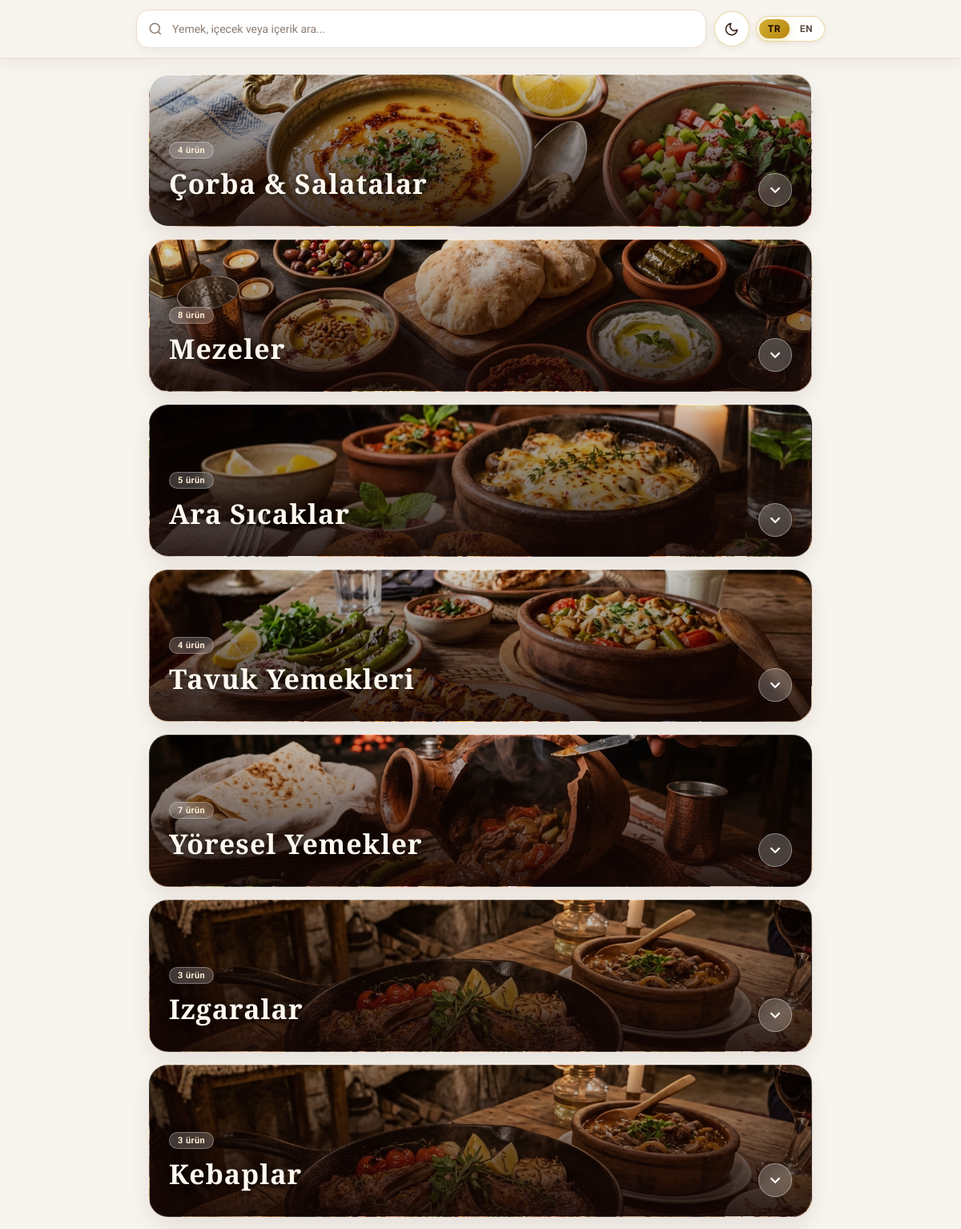
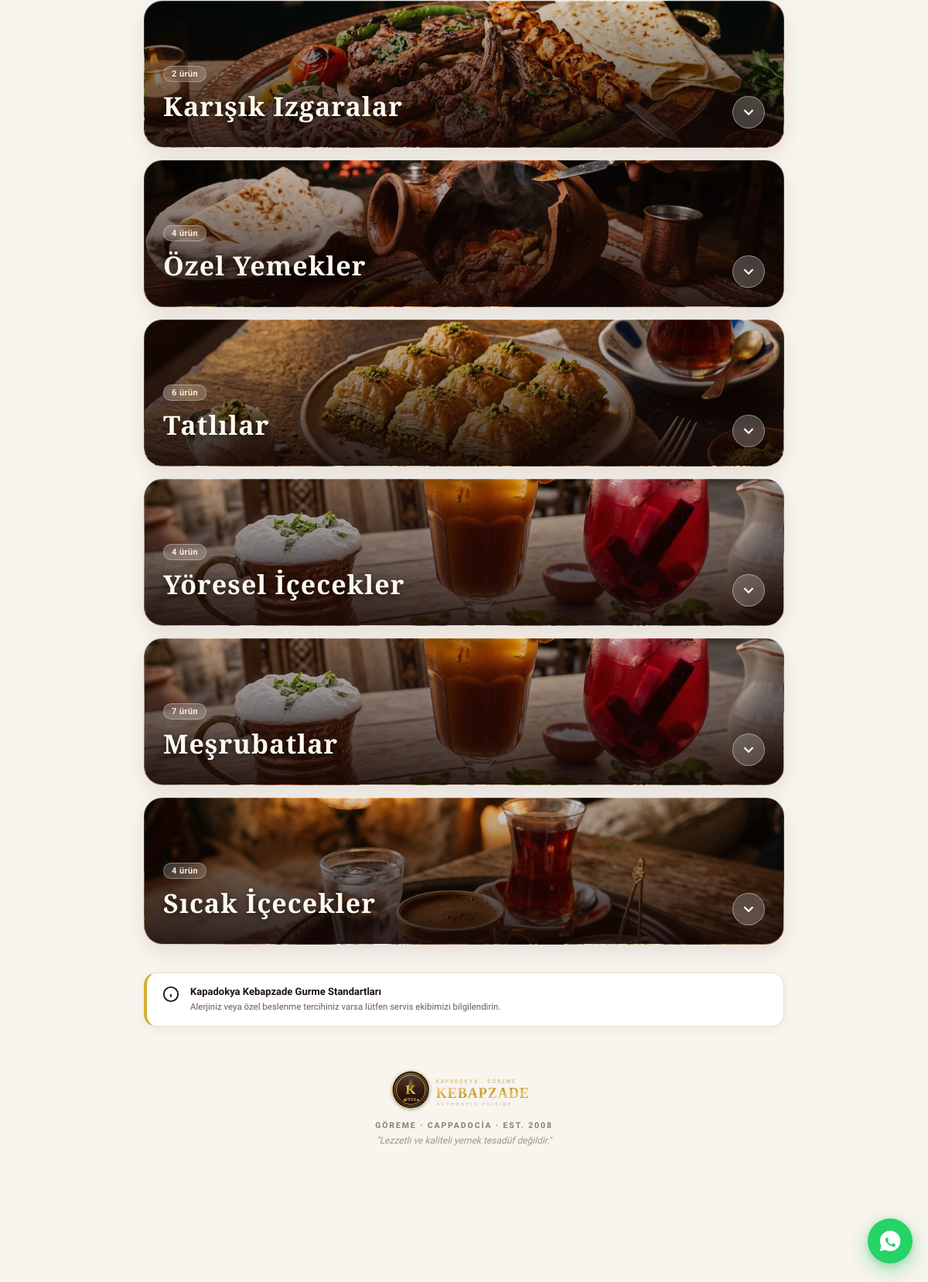
/qr-menu.php, run on the app's committed database (2 pictures, top to bottom).
### tables this page shows
CREATE TABLE `categories` (
  `id` int unsigned NOT NULL AUTO_INCREMENT,
  `name_tr` varchar(160) NOT NULL,
  `name_en` varchar(160) DEFAULT NULL,
  `slug` varchar(190) NOT NULL,
  `description_tr` text,
  `description_en` text,
  `image_path` varchar(255) DEFAULT NULL,
  `sort_order` int NOT NULL DEFAULT '0',
  `is_active` tinyint(1) NOT NULL DEFAULT '1',
  `created_at` timestamp NULL DEFAULT CURRENT_TIMESTAMP,
  `updated_at` timestamp NULL DEFAULT CURRENT_TIMESTAMP ON UPDATE CURRENT_TIMESTAMP,
  PRIMARY KEY (`id`),
  UNIQUE KEY `slug` (`slug`),
  KEY `idx_cat_sort` (`is_active`,`sort_order`)
);

CREATE TABLE `settings` (
  `key` varchar(120) NOT NULL,
  `value` text,
  PRIMARY KEY (`key`)
);

### app/functions.php (called while the page is built, shortened)
<?php
function e(?string $value): string {
    return htmlspecialchars((string)$value, ENT_QUOTES | ENT_SUBSTITUTE, 'UTF-8');
}
function base_url(string $path = ''): string {
    global $config;
    $base = rtrim((string)($config['app']['base_url'] ?? ''), '/');
    if ($base === '') {
        $protoHeader = trim(explode(',', (string)($_SERVER['HTTP_X_FORWARDED_PROTO'] ?? ''))[0] ?? '');
        $proto = strtolower($protoHeader) === 'https' || (!empty($_SERVER['HTTPS']) && $_SERVER['HTTPS'] !== 'off') ? 'https' : 'http';
        $hostHeader = trim(explode(',', (string)($_SERVER['HTTP_X_FORWARDED_HOST'] ?? $_SERVER['HTTP_HOST'] ?? ''))[0] ?? '');
        if ($hostHeader !== '' && preg_match('/^[A-Za-z0-9.-]+(?::[0-9]{1,5})?$/', $hostHeader)) {
            $base = $proto . '://' . $hostHeader;
        }
    }
    return $base !== '' ? $base . '/' . ltrim($path, '/') : '/' . ltrim($path, '/');
}
function setting(PDO $pdo, string $key, string $default = ''): string {
    static $cache = [];
    try {
        $q = $pdo->prepare('SELECT value FROM settings WHERE `key` = ? LIMIT 1');
        $q->execute([$key]);
        $v = $q->fetchColumn();
        $cache[$key] = $v === false ? $default : (string)$v;
        return (string)$cache[$key];
    } catch (Throwable $e) {
        return $default;
    }
}
function lang(): string {
    return ($_SESSION['site_lang'] ?? 'tr') === 'en' ? 'en' : 'tr';
}
function image_url(?string $path): string {
    return base_url($path);
}

### qr-menu.php (the view, shortened to what this page needs)
<?php
require __DIR__ . '/app/bootstrap.php';
$L = lang();
$nameCol = $L === 'en' ? 'name_en' : 'name_tr';
$restaurant = setting($pdo, 'restaurant_name', 'Kapadokya Kebapzade Restaurant');
$logo = image_url(setting($pdo, 'logo_image', '/assets/images/logo.svg'));
$phone = setting($pdo, 'phone', '+90 384 271 30 12');
$whatsapp = preg_replace('/\D+/', '', setting($pdo, 'whatsapp', '903842713012'));
$tableParam = trim((string)($_GET['table'] ?? ''));
$cats = $pdo->query('SELECT * FROM categories WHERE is_active=1 ORDER BY sort_order,id')->fetchAll();
$itemQ = $pdo->prepare('SELECT * FROM items WHERE category_id=? AND is_active=1 ORDER BY sort_order,id');
$t = [
    'menu' => $L === 'en' ? 'Digital Menu' : 'Dijital Menü',
    'search' => $L === 'en' ? 'Search dishes, drinks or ingredients...' : 'Yemek, içecek veya içerik ara...',
    'none' => $L === 'en' ? 'No dishes match your search.' : 'Aramanıza uygun ürün bulunamadı.',
    'items' => $L === 'en' ? 'dishes' : 'ürün',
    'featured' => $L === 'en' ? 'Chef’s Signature' : 'Şefin İmzası',
    'veg' => $L === 'en' ? 'Vegetarian' : 'Vejetaryen',
    'spicy' => $L === 'en' ? 'Spicy' : 'Acılı',
    'allergen' => $L === 'en' ? 'Please inform our service team regarding food allergies and dietary preferences.' : 'Alerjiniz veya özel beslenme tercihiniz varsa lütfen servis ekibimizi bilgilendirin.',
    'filter_all' => $L === 'en' ? 'All' : 'Tümü',
    'filter_featured' => $L === 'en' ? 'Signature' : 'İmza Lezzetler',
    'filter_spicy' => $L === 'en' ? 'Spicy' : 'Acılı',
    'filter_veg' => $L === 'en' ? 'Vegetarian' : 'Vejetaryen',
    'table_prefix' => $L === 'en' ? 'Table' : 'Masa',
    'wifi_copied' => $L === 'en' ? 'Wi-Fi password copied!' : 'Wi-Fi şifresi kopyalandı!',
    'tap_to_zoom' => $L === 'en' ? 'Tap photo to zoom' : 'Fotoğrafı büyütmek için dokunun',
];
?>
<!doctype html>
<html lang="<?=$L?>">
<head>
<link rel="stylesheet" href="<?=e(base_url('/assets/css/qr-menu.css?v=' . filemtime(__DIR__ . '/assets/css/qr-menu.css')))?>">
</head>
<body class="menu-page">
<div class="menu-sticky-dock">
  <div class="search-wrap-unified">
    <div class="search-input-shell">
      <svg class="search-icon" viewBox="0 0 24 24" fill="none" stroke="currentColor" stroke-width="2">
        <circle cx="11" cy="11" r="8"></circle>
        <line x1="21" y1="21" x2="16.65" y2="16.65"></line>
      </svg>
      <input type="search" data-menu-search placeholder="<?=e($t['search'])?>" autocomplete="off" spellcheck="false">
    </div>
    <div class="search-meta-actions">
      <button type="button" class="theme-toggle-btn" data-theme-toggle title="<?= $L === 'en' ? 'Toggle Dark / Light Theme' : 'Aydınlık / Karanlık Mod' ?>" aria-label="<?= $L === 'en' ? 'Toggle Theme' : 'Görünüm Modunu Değiştir' ?>">
        <span class="theme-icon-moon" aria-hidden="true">
          <svg viewBox="0 0 24 24" fill="none" stroke="currentColor" stroke-width="2" stroke-linecap="round" stroke-linejoin="round"><path d="M21 12.79A9 9 0 1 1 11.21 3 7 7 0 0 0 21 12.79z"></path></svg>
        </span>
      </button>
      <nav class="menu-languages" aria-label="Language Switch">
        <a class="<?=$L === 'tr' ? 'active' : ''?>" href="?lang=tr<?= $tableParam ? '&table='.urlencode($tableParam) : '' ?>">TR</a>
        <a class="<?=$L === 'en' ? 'active' : ''?>" href="?lang=en<?= $tableParam ? '&table='.urlencode($tableParam) : '' ?>">EN</a>
      </nav>
    </div>
  </div>
</div>
<main class="menu-content-wrap">
  <div class="category-sections-list">
    <?php foreach ($cats as $cat):
      $itemQ->execute([$cat['id']]);
      $items = $itemQ->fetchAll();
      $catName = $cat[$nameCol] ?: $cat['name_tr'];
      $cover = image_url($cat['image_path'] ?? '');
      $catSearch = $cat['name_tr'].' '.$cat['name_en'].' '.$cat['description_tr'].' '.$cat['description_en'];
    ?>
    <section class="menu-category-section" id="cat-<?=e($cat['slug'])?>" data-category data-category-search="<?=e($catSearch)?>">
      <button type="button" class="category-hero-card" data-category-toggle aria-expanded="false" style="--cat-bg:url('<?=e($cover)?>')">
        <div class="cat-overlay"></div>
        <div class="cat-hero-info">
          <div class="cat-badge-line">
            <span class="cat-count-badge"><?=count($items)?> <?=e($t['items'])?></span>
          </div>
          <h2 class="cat-hero-title"><?=e($catName)?></h2>
        </div>
        <div class="cat-toggle-indicator" aria-hidden="true">
          <svg class="chevron-icon" viewBox="0 0 24 24" fill="none" stroke="currentColor" stroke-width="2.5"><polyline points="6 9 12 15 18 9"></polyline></svg>
        </div>
      </button>
    </section>
    <?php endforeach; ?>
  </div>
  <aside class="allergen-box">
    <div class="allergen-icon">
      <svg width="22" height="22" viewBox="0 0 24 24" fill="none" stroke="currentColor" stroke-width="2"><circle cx="12" cy="12" r="10"></circle><line x1="12" y1="16" x2="12" y2="12"></line><line x1="12" y1="8" x2="12.01" y2="8"></line></svg>
    </div>
    <div class="allergen-content">
      <strong>Kapadokya Kebapzade Gurme Standartları</strong>
      <p><?=e($t['allergen'])?></p>
    </div>
  </aside>
  <footer class="qr-luxury-footer">
    <div class="foot-crest">
      <img src="<?=e($logo)?>" alt="<?=e($restaurant)?>" width="200" height="62">
    </div>
    <p class="foot-heritage">Göreme · Cappadocia · Est. 2008</p>
    <p class="foot-quote">"Lezzetli ve kaliteli yemek tesadüf değildir."</p>
  </footer>
</main>
<?php if ($whatsapp): ?>
<a href="https://wa.me/<?=e($whatsapp)?><?= $tableParam ? '?text='.urlencode('Merhaba Kebapzade, Masa '.$tableParam.' için servis rica ediyoruz.') : '' ?>"
   target="_blank"
   rel="noopener"
   class="floating-wa-circle"
   aria-label="WhatsApp İletişim">
</a>
<?php endif; ?>
</body>
</html>

### data on the page
categories: image_path (picture), count($items) "4", name_tr "Çorba & Salatalar"
categories: image_path (picture), count($items) "8", name_tr "Mezeler"
categories: image_path (picture), count($items) "5", name_tr "Ara Sıcaklar"
categories: image_path (picture), count($items) "4", name_tr "Tavuk Yemekleri"
categories: image_path (picture), count($items) "7", name_tr "Yöresel Yemekler"
categories: image_path (picture), count($items) "3", name_tr "Izgaralar"
categories: image_path (picture), count($items) "3", name_tr "Kebaplar"
categories: image_path (picture), count($items) "2", name_tr "Karışık Izgaralar"
categories: image_path (picture), count($items) "4", name_tr "Özel Yemekler"
categories: image_path (picture), count($items) "6", name_tr "Tatlılar"
categories: image_path (picture), count($items) "4", name_tr "Yöresel İçecekler"
categories: image_path (picture), count($items) "7", name_tr "Meşrubatlar"
categories: image_path (picture), count($items) "4", name_tr "Sıcak İçecekler"
settings: value (picture)

### other printed values
$t['allergen'] "Alerjiniz veya özel beslenme tercihiniz varsa lütfen servis ekibimizi bilgilendirin."
